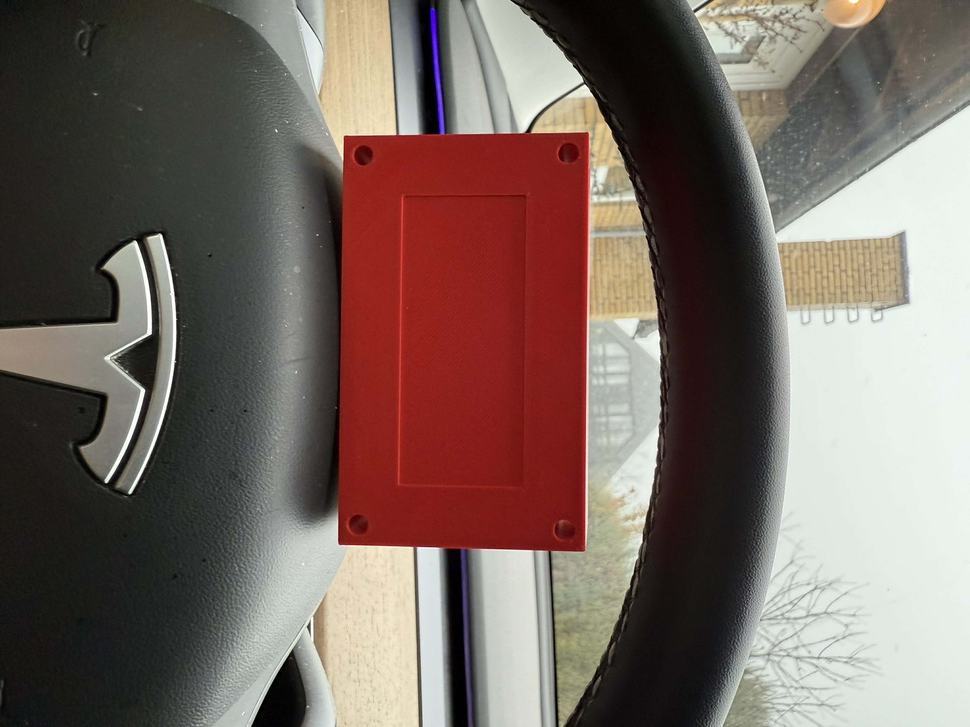
#> input picture 03_data/Sample_images/Sample1.jpg, 970 x 727 px, shrunk from 4032 x 3024 before the run; its folder holds only this picture in this run
$ python -i qc_preprocess.py   (imports and definitions only)
#> lines starting #> are read from the running program, lines starting #| are printed output that depends on the picture; after the words box and inside, x2 and y2 are one past the last pixel; in counts of white or black regions, pixels touching at a corner belong together
#> further down, picture is the input picture: shape (727, 970, 3); mean B, G, R 97.7, 104.6, 120.4
# =======================================================
# qc_preprocess.py (FINAL PRODUCTION VERSION)
# RAW frame → mask + intermediate images
# Matches Vision_settings pipeline — but WITHOUT crop/scale.
# =======================================================

import cv2 as cv
import numpy as np
import json
from pathlib import Path

# -----------------------------
# SETTINGS PATH (GLOBAL)
# -----------------------------
ROOT = Path(__file__).resolve().parent
PROJECT_ROOT = ROOT.parents[0]                     # <-- vigtigt!
SETTINGS_FILE = PROJECT_ROOT / "calibration_settings.json"


# -----------------------------
# LOAD SETTINGS
# -----------------------------
def load_settings():
    if not SETTINGS_FILE.exists():
        raise FileNotFoundError(f"Settings fil mangler: {SETTINGS_FILE}")

    with open(SETTINGS_FILE, "r") as f:
#> (reads E_tests/calibration_settings.json from the repository)
        cfg = json.load(f)

    return cfg


# -----------------------------
# MAIN PREPROCESS FUNCTION
# -----------------------------
def QCPreprocess(frame):
    """
    Input: RAW frame (BGR)
    Output:
        mask           (HSV mask)
        gray           (Grayscale of masked frame)
        thresh         (Adaptive or global threshold)
        edges          (Canny edges)
        debug_overlay  (Contour overlay for debugging)
    """

    cfg = load_settings()

    # HSV ranges
    lower = np.array([cfg["H_low"],  cfg["S_low"],  cfg["V_low"]], dtype=np.uint8)
    upper = np.array([cfg["H_high"], cfg["S_high"], cfg["V_high"]], dtype=np.uint8)

    blur_k      = int(cfg["blur_k"])
    global_thr  = int(cfg["global_thresh"])
    thresh_mode = int(cfg["thresh_mode"])
    block_size  = int(cfg["block_size"])
    C_val       = int(cfg["C"])
    canny_low   = int(cfg["canny_low"])
    canny_high  = int(cfg["canny_high"])
    min_area    = int(cfg["min_area"])

    # Ensure valid kernel sizes
    if blur_k < 1: blur_k = 1
    if blur_k % 2 == 0: blur_k += 1
    if block_size < 3: block_size = 3
    if block_size % 2 == 0: block_size += 1
    if canny_high <= canny_low:
        canny_high = canny_low + 1

    # -----------------------------
    # 1. HSV Mask
    # -----------------------------
    hsv = cv.cvtColor(frame, cv.COLOR_BGR2HSV)
#> hsv: shape (727, 970, 3); mean H, S, V 41.8, 61.2, 123
    mask = cv.inRange(hsv, lower, upper)
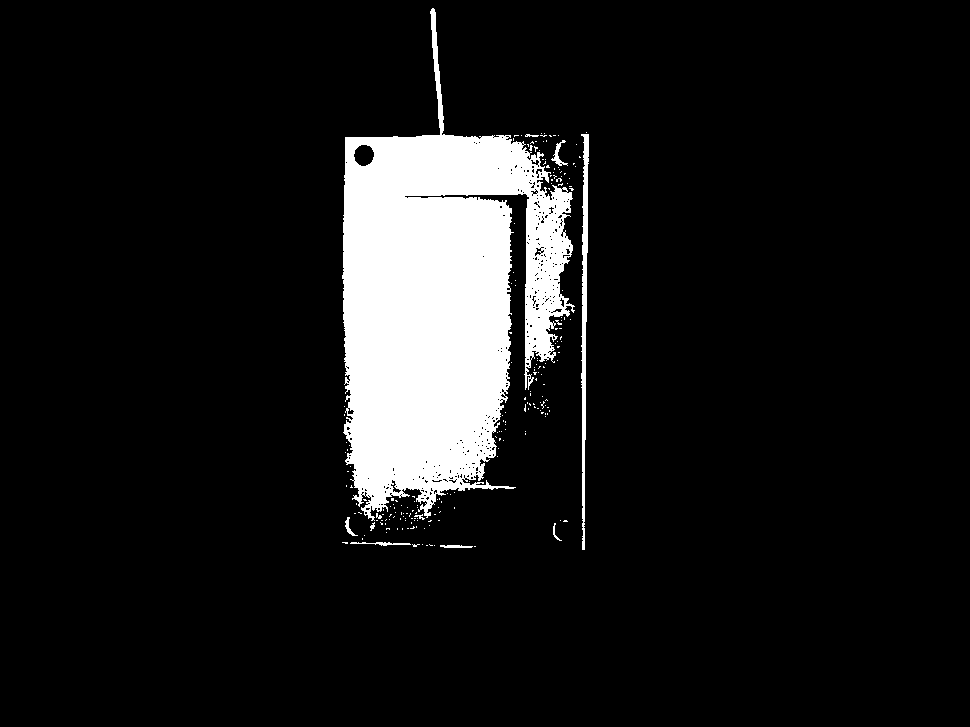
#> mask: shape (727, 970); 9.5% white; 213 white regions (202 under 20 px), largest, box (x1, y1, x2, y2) and area: (342, 8, 575, 521) 64457, (581, 134, 589, 550) 1736, (551, 140, 568, 166) 132
    masked = cv.bitwise_and(frame, frame, mask=mask)
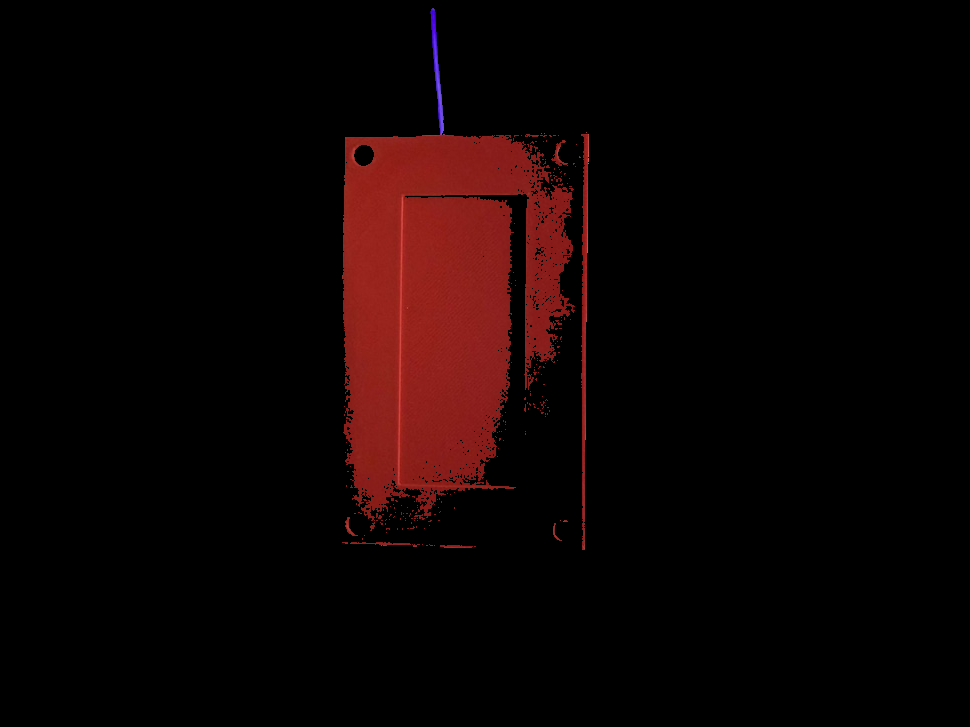
#> masked: shape (727, 970, 3); mean B, G, R 2.8, 3.1, 13.7

    # -----------------------------
    # 2. Blur + Gray
    # -----------------------------
    gray = cv.cvtColor(masked, cv.COLOR_BGR2GRAY)
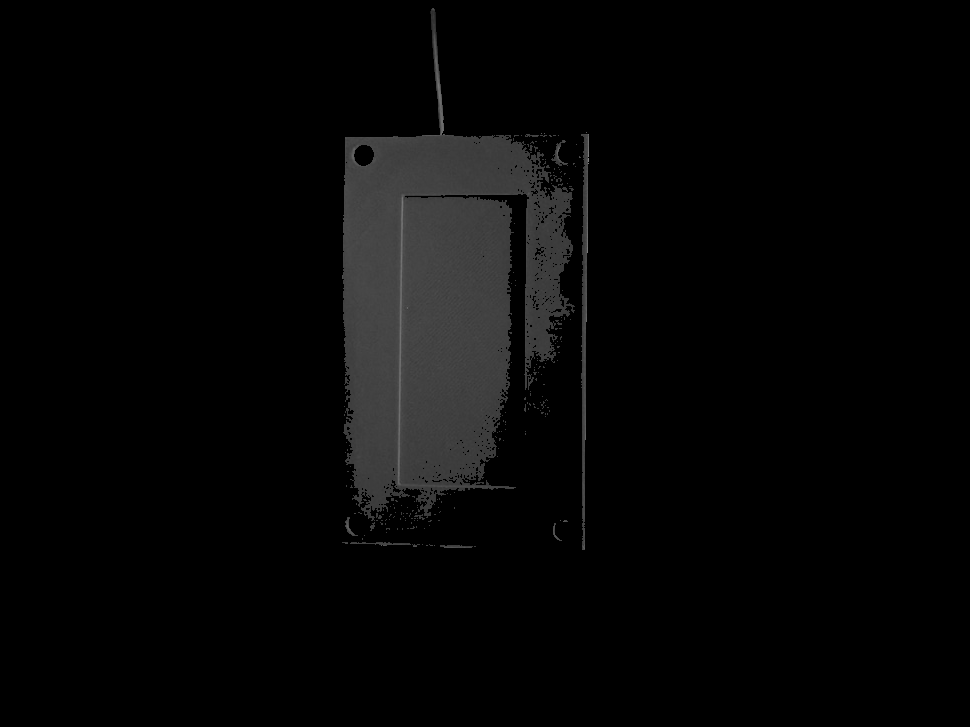
#> gray: shape (727, 970); min 0, max 131, mean 6.3
    blur = cv.GaussianBlur(gray, (blur_k, blur_k), 0)

    # -----------------------------
    # 3. Threshold modes
    # -----------------------------
    if thresh_mode == 0:
        _, thresh = cv.threshold(blur, global_thr, 255, cv.THRESH_BINARY_INV)

    elif thresh_mode == 1:
        thresh = cv.adaptiveThreshold(
            blur, 255,
            cv.ADAPTIVE_THRESH_MEAN_C,
            cv.THRESH_BINARY_INV,
            block_size, C_val)

    else:
        thresh = cv.adaptiveThreshold(
            blur, 255,
            cv.ADAPTIVE_THRESH_GAUSSIAN_C,
            cv.THRESH_BINARY_INV,
            block_size, C_val)
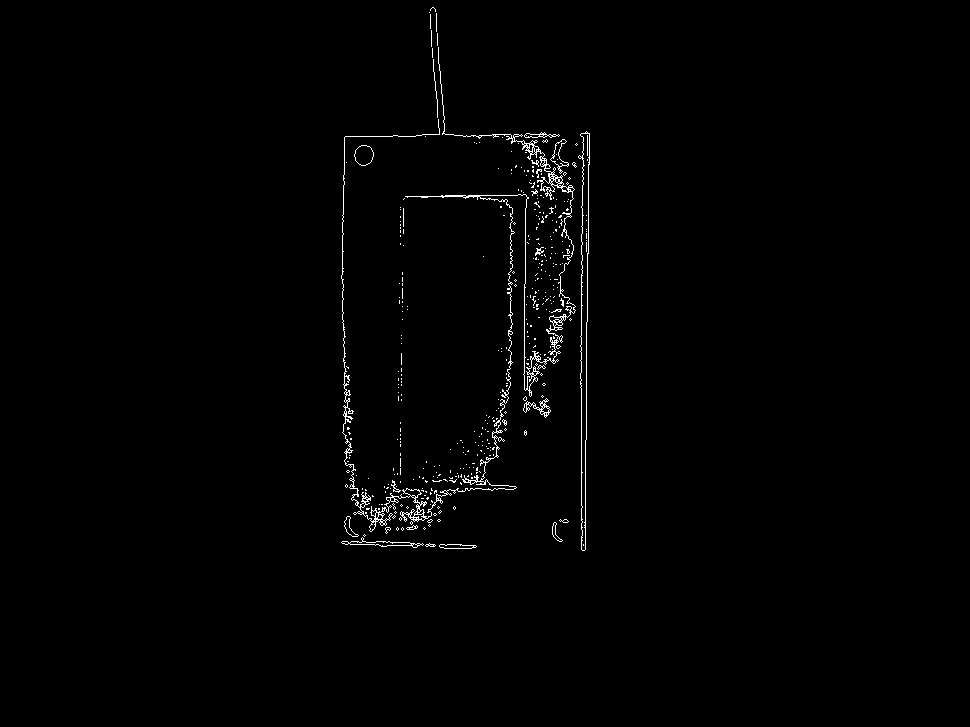
#> thresh: shape (727, 970); 0.97% white in thin lines or dots, all inside (x1, y1, x2, y2) = (341, 7, 590, 551)

    # -----------------------------
    # 4. Edges
    # -----------------------------
    edges = cv.Canny(blur, canny_low, canny_high)
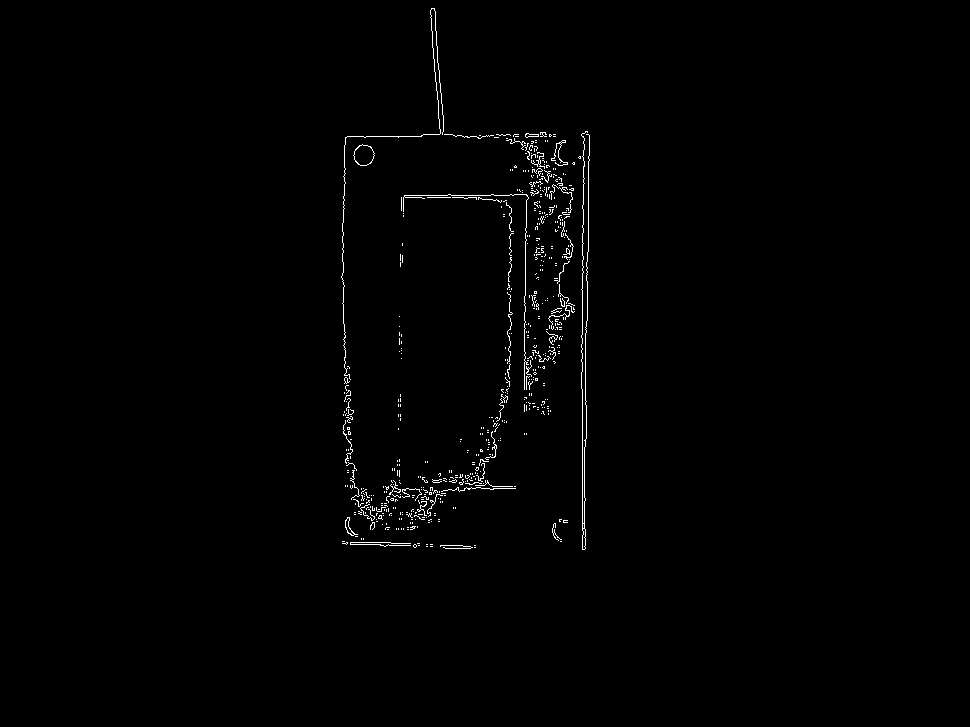
#> edges: shape (727, 970); 0.83% white in thin lines or dots, all inside (x1, y1, x2, y2) = (341, 8, 590, 550)

    # -----------------------------
    # 5. Contour Overlay (debug)
    # -----------------------------
    contours, _ = cv.findContours(edges, cv.RETR_LIST, cv.CHAIN_APPROX_SIMPLE)
#> contours = 617 contours, 608 with area under 20; largest, box (x1, y1, x2, y2) and area: (353, 144, 375, 166) 324, (353, 144, 375, 166) 314, (581, 131, 590, 550) 70, (345, 517, 358, 536) 66, (582, 528, 586, 550) 55
    big_contours = [c for c in contours if cv.contourArea(c) >= min_area]
#> big_contours has the same summary as contours

    debug_overlay = frame.copy()
    cv.drawContours(debug_overlay, big_contours, -1, (0, 0, 255), 2)
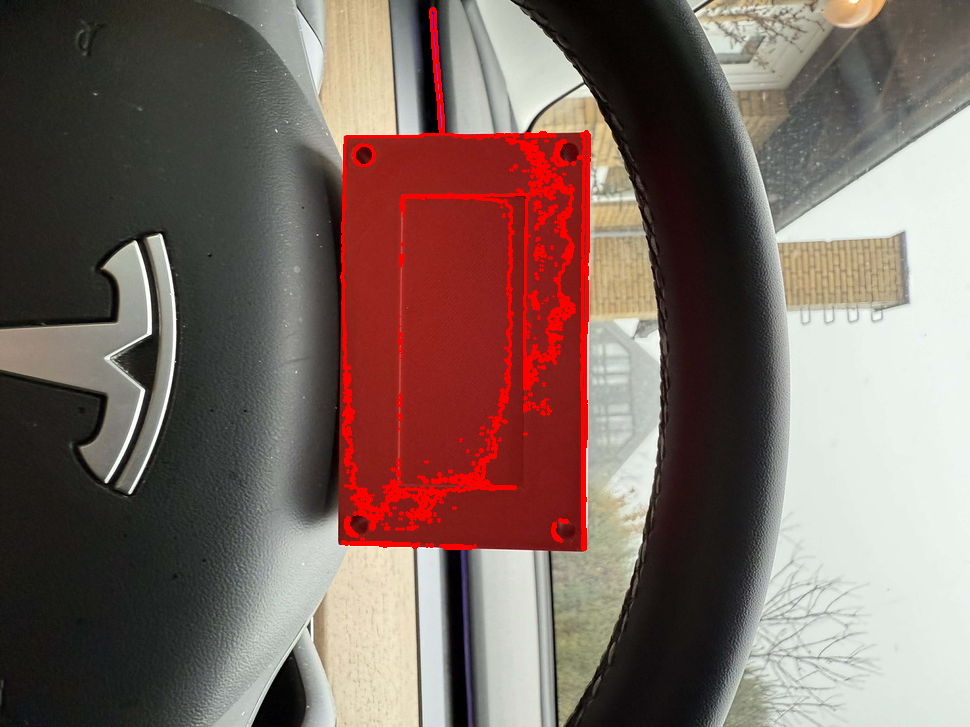
#> debug_overlay: shape (727, 970, 3); 2.59% of pixels changed, all inside (x1, y1, x2, y2) = (340, 7, 591, 551)

    return mask, gray, thresh, edges, debug_overlay


# -----------------------------
# END OF FILE
# -----------------------------

>>> import cv2
>>> picture = cv2.imread('../03_data/Sample_images/Sample1.jpg')
>>> result = QCPreprocess(picture)
#> result = 5 items
